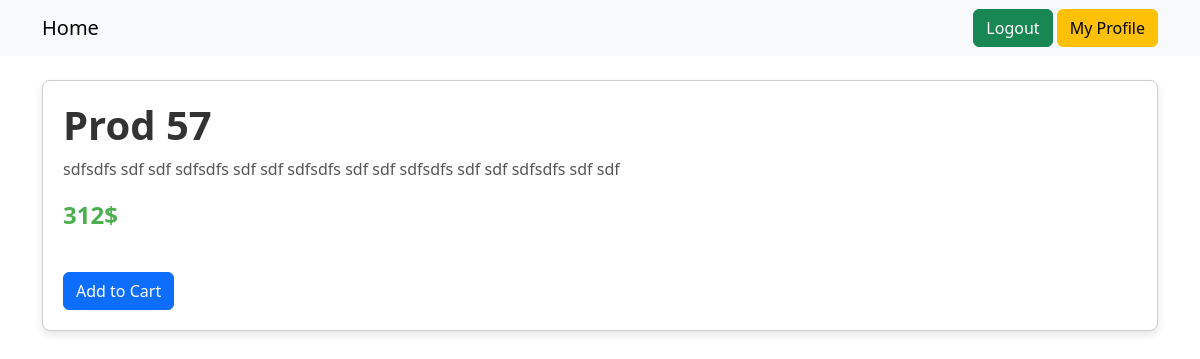
/product/10 (signed in), run on the app's committed database.
### app.py (models this page shows, shortened)
class Product(db.Model):
    product_id = db.Column(db.Integer, primary_key=True)
    product_name = db.Column(db.String(50), nullable=False)
    description = db.Column(db.String(100))
    price = db.Column(db.Float, nullable=False)
    date = db.Column(db.DateTime, default=datetime.utcnow)

### app.py (the view)
@app.route('/product/<int:product_id>')
def product_detail(product_id):
    product = Product.query.get(product_id)
    purchase_counts = db.session.query(
        AppUser.id,
        func.count(AppOrderProduct.order_id)
    ).join(
        AppOrder, AppOrder.id == AppOrderProduct.order_id
    ).filter(
        AppOrderProduct.product_id == product_id
    ).group_by(
        AppUser.id
    ).all()
    return render_template('product.html', product=product, purchase_counts=purchase_counts)

### app.py (called while the page is built)
@app.context_processor
def inject_logged_in():
    if 'user_id' in session:
        logged_in = True
        user = AppUser.query.get(session['user_id'])
    else:
        logged_in = False
        user = None
    return dict(logged_in=logged_in, user=user)

### templates/product.html (shortened to what this page needs)
{% extends 'base.html' %}
{% block styles %}
    <link rel="stylesheet" type="text/css" href="{{ url_for('static', filename='css/product.css') }}">
{% endblock %}
{% block content %}
    <section class="section product-details my-4 w-100">
        <h1 class='mb-2 product-title'>{{ product.product_name }}</h1>
        <p class='card-text product-description'>{{ product.description }}</p>
        <div class='mb-4 product-price'>{{ product.price }}$</div>
        {% if user.role == 'client' %}
            <form class="add-to-cart-form" method="POST" action='/add-to-cart/{{ product.product_id}}'>
                <button type="submit" class="btn btn-primary add-to-cart-btn">Add to Cart</button>
            </form>
        {% endif %}
    </section>
{% endblock content %}

### static/css/global.css (style rules this page uses)
* { transition: all .3s ease !important; }
body { color: #333333; }
.btn { border-radius: 6px; }
h1 { font-size: 32px; }
.section { border: 1px solid #ccc; border-radius: 8px; padding: 20px; margin-bottom: 30px; box-shadow: 0 4px 8px rgba(0, 0, 0, 0.1); transition: box-shadow 0.3s ease-in-out; background-color: #fff; }

### static/css/product.css (style rules this page uses)
.product-title { font-size: 2.5rem; font-weight: bold; color: #333; }
.product-description { color: #555; line-height: 1.5; }
.product-price { font-size: 1.5rem; font-weight: bold; color: #4CAF50; }
.add-to-cart-form { display: inline-block; margin-top: 15px; }

### data on the page
Product: product_name "Prod 57", description "sdfsdfs sdf sdf sdfsdfs sdf sdf sdfsdfs sdf sdf sdfsdfs sdf sdf sdfsdfs sdf sdf", price "312"

### other printed values
{{ 'Logout' if logged_in else 'Login' }} "Logout"
